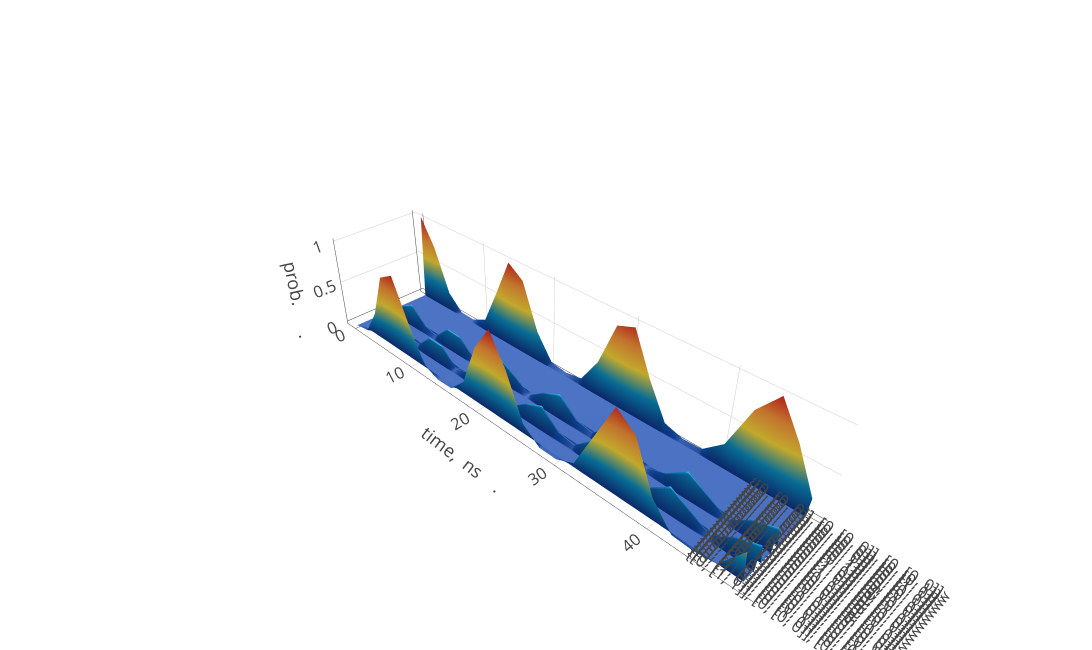

The notebook cell this image was saved under:
### Code cell
w_0 = WaveFunction(states=H.states, init_state=config.init_state)

w_0.print()

run_wf(w_0=w_0, H=H, dt=config.dt, nt=config.nt,
       config=config, fidelity_mode=True)


# -------------------------------------------------------------------------------------------------
title = r'$RWA$'+'\n'
color = 'blue'
# run_RWA(w0=w_0, H=H, t0=0, t1=config.T, nt=config.nt, initstate=config.init_state,
#         certain_state=config.init_state, ymin=0, ymax=1.005, title=title, color=color)

# exit(0)

# -------------------------------------------------------------------------------------------------
# H_field = H.get_Hfield()
# H_atoms = H.get_Hatoms()
# H_int_RWA = H.get_Hint_RWA()


y_scale = 1

if config.T < 0.25 * config.mks:
    y_scale = 0.1
elif config.T <= 0.5 * config.mks:
    y_scale = 0.025
elif config.T == 0.5 * config.mks:
    y_scale = 0.01
elif config.T == 1 * config.mks:
    y_scale = 7.5
    # y_scale = 10
elif config.T == 5 * config.mks:
    y_scale = 1


if not __debug__ or __debug__:
    title = ""
    # title += "<b>"
    # title += "n = " + str(config.n)
    # if config.capacity - config.n > 0:
    #     title += "<br>" + str(config.capacity - config.n) + \
    #         " фотонов в полости"
    # # else:
    # # title += "<br>" + "empty cavity"

    # # title += "<br>atoms state: |Ψ<sub>0</sub> i = |11...1>A<sub>0</sub> |00...0>A<sub>1</sub> |vaki<sub>p</sub>" + \
    # #     str(config.init_state)
    # title += "<br>"
    # title += "<br>w<sub>c</sub> = " + wc_str(config.wc)
    # title += "<br>w<sub>a</sub> = " + wa_str(config.wa)
    # title += "<br> g/hw<sub>c</sub> = " + str(config.g/config.wc)
    # title += "<br>"
    # title += "<br>"
    # title += "</b>"

    PyPlot3D(
        title=title,
        z_csv=config.path + "/" + "z.csv",
        x_csv=config.path + "/" + "x.csv",
        y_csv=config.path + "/" + "t.csv",
        # t_coeff=20000 / 1000 * (config.T / 1e-6),
        online=False,
        path=config.path,
        filename="Bipartite",
        xaxis="states",
        yaxis="time, " + T_str_mark(config.T),
        y_scale=y_scale
    )

### Figure 1 — Plotly figure (JSON) as saved in the notebook; plotly's stock layout.template omitted (floating-point values rounded to 4 significant figures; data arrays with more than 128 entries replaced by an {"elided": "..."} marker saying what was removed)
{"data": [{"colorscale": "Portland", "lighting": {"diffuse": 0.5, "fresnel": 0.2, "specular": 0.2}, "showlegend": false, "showscale": false, "type": "surface", "uid": "2dcecd49-8316-4858-9489-df099d58f84a", "z": {"elided": "25x22 float values"}}], "layout": {"autosize": false, "height": 650, "margin": {"b": 0, "l": 0, "pad": 50, "r": 0, "t": 35}, "plot_bgcolor": "#AAA", "scene": {"aspectratio": {"x": 1, "y": 5, "z": 1}, "camera": {"center": {"x": 0, "y": 0, "z": 0.2}, "eye": {"x": 3.75, "y": 3.75, "z": 3.75}, "up": {"x": 0, "y": 0, "z": 1}}, "xaxis": {"autorange": true, "showgrid": false, "showline": false, "tickfont": {"size": 14}, "ticktext": ["{[0, [0, 0]], [0, [0, 0]], [0, [0, 0]]≻", "{[0, [0, 0]], [0, [0, 0]], [0, [0, 1]]≻", "{[0, [0, 0]], [0, [0, 0]], [0, [1, 0]]≻", "{[0, [0, 0]], [0, [0, 0]], [0, [1, 1]]≻", "{[0, [0, 0]], [0, [0, 1]], [0, [0, 0]]≻", "{[0, [0, 0]], [0, [0, 1]], [0, [0, 1]]≻", "{[0, [0, 0]], [0, [0, 1]], [0, [1, 0]]≻", "{[0, [0, 0]], [0, [1, 0]], [0, [0, 0]]≻", "{[0, [0, 0]], [0, [1, 0]], [0, [0, 1]]≻", "{[0, [0, 0]], [0, [1, 0]], [0, [1, 0]]≻", "{[0, [0, 0]], [0, [1, 1]], [0, [0, 0]]≻", "{[0, [0, 1]], [0, [0, 0]], [0, [0, 0]]≻", "{[0, [0, 1]], [0, [0, 0]], [0, [0, 1]]≻", "{[0, [0, 1]], [0, [0, 0]], [0, [1, 0]]≻", "{[0, [0, 1]], [0, [0, 1]], [0, [0, 0]]≻", "{[0, [0, 1]], [0, [1, 0]], [0, [0, 0]]≻", "{[0, [1, 0]], [0, [0, 0]], [0, [0, 0]]≻", "{[0, [1, 0]], [0, [0, 0]], [0, [0, 1]]≻", "{[0, [1, 0]], [0, [0, 0]], [0, [1, 0]]≻", "{[0, [1, 0]], [0, [0, 1]], [0, [0, 0]]≻", "{[0, [1, 0]], [0, [1, 0]], [0, [0, 0]]≻", "{[0, [1, 1]], [0, [0, 0]], [0, [0, 0]]≻", "{[0, [0, 0]], [0, [0, 0]], [1, [0, 0]]≻", "{[0, [0, 0]], [0, [0, 0]], [1, [0, 1]]≻", "{[0, [0, 0]], [0, [0, 0]], [1, [1, 0]]≻", "{[0, [0, 0]], [0, [0, 1]], [1, [0, 0]]≻", "{[0, [0, 0]], [0, [1, 0]], [1, [0, 0]]≻", "{[0, [0, 1]], [0, [0, 0]], [1, [0, 0]]≻", "{[0, [1, 0]], [0, [0, 0]], [1, [0, 0]]≻", "{[0, [0, 0]], [0, [0, 0]], [2, [0, 0]]≻", "{[0, [0, 0]], [1, [0, 0]], [0, [0, 0]]≻", "{[0, [0, 0]], [1, [0, 0]], [0, [0, 1]]≻", "{[0, [0, 0]], [1, [0, 0]], [0, [1, 0]]≻", "{[0, [0, 0]], [1, [0, 1]], [0, [0, 0]]≻", "{[0, [0, 0]], [1, [1, 0]], [0, [0, 0]]≻", "{[0, [0, 1]], [1, [0, 0]], [0, [0, 0]]≻", "{[0, [1, 0]], [1, [0, 0]], [0, [0, 0]]≻", "{[0, [0, 0]], [1, [0, 0]], [1, [0, 0]]≻", "{[0, [0, 0]], [2, [0, 0]], [0, [0, 0]]≻", "{[1, [0, 0]], [0, [0, 0]], [0, [0, 0]]≻", "{[1, [0, 0]], [0, [0, 0]], [0, [0, 1]]≻", "{[1, [0, 0]], [0, [0, 0]], [0, [1, 0]]≻", "{[1, [0, 0]], [0, [0, 1]], [0, [0, 0]]≻", "{[1, [0, 0]], [0, [1, 0]], [0, [0, 0]]≻", "{[1, [0, 1]], [0, [0, 0]], [0, [0, 0]]≻", "{[1, [1, 0]], [0, [0, 0]], [0, [0, 0]]≻", "{[1, [0, 0]], [0, [0, 0]], [1, [0, 0]]≻", "{[1, [0, 0]], [1, [0, 0]], [0, [0, 0]]≻", "{[2, [0, 0]], [0, [0, 0]], [0, [0, 0]]≻"], "tickvals": [0, 1, 2, 3, 4, 5, 6, 7, 8, 9, 10, 11, 12, 13, 14, 15, 16, 17, 18, 19, 20, 21, 22, 23, 24, 25, 26, 27, 28, 29, 30, 31, 32, 33, 34, 35, 36, 37, 38, 39, 40, 41, 42, 43, 44, 45, 46, 47, 48], "title": "states", "titlefont": {"size": 18}}, "yaxis": {"autorange": true, "linewidth": 1, "tickfont": {"size": 14}, "ticktext": [0, 10, 20, 30, 40, 50], "tickvals": [0, 5, 10, 15, 20, 25], "title": "time,  ns\t\t\t\t.", "titlefont": {"size": 18}}, "zaxis": {"autorange": true, "linewidth": 1, "range": [0, 1], "tickfont": {"size": 14}, "title": "prob.\t\t\t\t\t\t.", "titlefont": {"size": 18}}}, "showlegend": false, "title": "", "titlefont": {"color": "#222", "family": "Lato", "size": 20}, "width": 1200, "xaxis": {"tickfont": {"size": 200}, "ticks": "outside"}, "yaxis": {"tickfont": {"size": 200}, "ticks": "outside", "title": "y Axis", "titlefont": {"color": "#FFFFFF", "family": "Courier New, monospace", "size": 40}}}}
